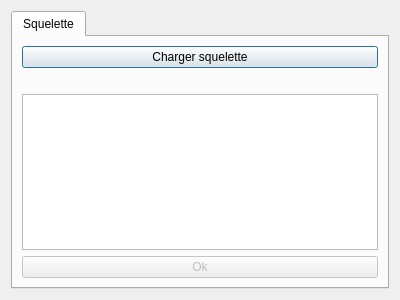
<?xml version="1.0" encoding="UTF-8"?>
<ui version="4.0">
 <class>SkinAutoDialog</class>
 <widget class="QDialog" name="SkinAutoDialog">
  <property name="geometry">
   <rect>
    <x>0</x>
    <y>0</y>
    <width>400</width>
    <height>300</height>
   </rect>
  </property>
  <property name="windowTitle">
   <string>Skin auto</string>
  </property>
  <property name="modal">
   <bool>true</bool>
  </property>
  <layout class="QVBoxLayout" name="verticalLayout_2">
   <item>
    <widget class="QTabWidget" name="tabWidget">
     <property name="currentIndex">
      <number>0</number>
     </property>
     <widget class="QWidget" name="tab">
      <attribute name="title">
       <string>Squelette</string>
      </attribute>
      <layout class="QVBoxLayout" name="verticalLayout">
       <item>
        <widget class="QPushButton" name="loadSkel">
         <property name="text">
          <string>Charger squelette</string>
         </property>
        </widget>
       </item>
       <item>
        <widget class="QLabel" name="skelName">
         <property name="text">
          <string/>
         </property>
        </widget>
       </item>
       <item>
        <widget class="QTreeWidget" name="bonesList">
         <property name="editTriggers">
          <set>QAbstractItemView::NoEditTriggers</set>
         </property>
         <property name="selectionMode">
          <enum>QAbstractItemView::ExtendedSelection</enum>
         </property>
         <property name="headerHidden">
          <bool>true</bool>
         </property>
         <column>
          <property name="text">
           <string notr="true">1</string>
          </property>
         </column>
        </widget>
       </item>
       <item>
        <widget class="QPushButton" name="okSkel">
         <property name="enabled">
          <bool>false</bool>
         </property>
         <property name="text">
          <string>Ok</string>
         </property>
        </widget>
       </item>
      </layout>
     </widget>
    </widget>
   </item>
  </layout>
 </widget>
 <resources/>
 <connections/>
</ui>
